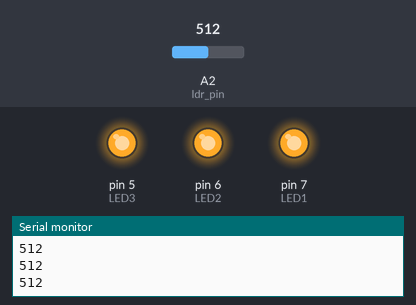
Simulated run of this sketch. Board: Arduino Uno, built with avr-gcc and run on an emulated ATmega328P. On the bench: output pins drawn as LEDs (lit = HIGH), the last lines printed to the serial monitor. The test bench sets the inputs (shaded band); at power-on: A2 (ldr_pin) = 512.

Above: at 1.2 s.
1.3 s: A2 (ldr_pin) set to 289
2.8 s: A2 (ldr_pin) set to 258
At 3.8 s:
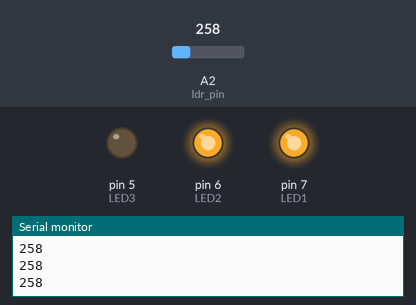
4.3 s: A2 (ldr_pin) set to 240
5.8 s: A2 (ldr_pin) set to 217
At 6.1 s:
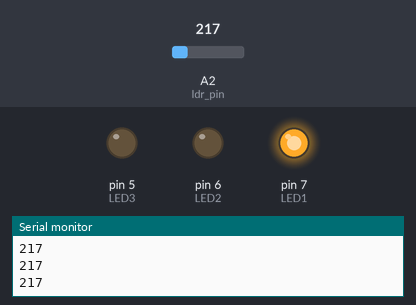
7.3 s: A2 (ldr_pin) set to 187
8.8 s: A2 (ldr_pin) set to 156
At 9.6 s:
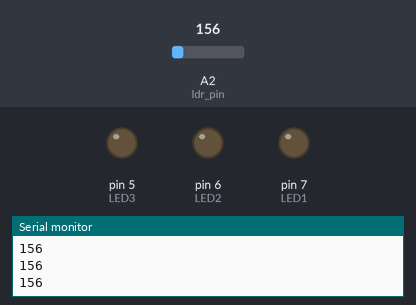
Timing chart, 0 to 11.3 s (numbered marks = the images above; inputs shaded):
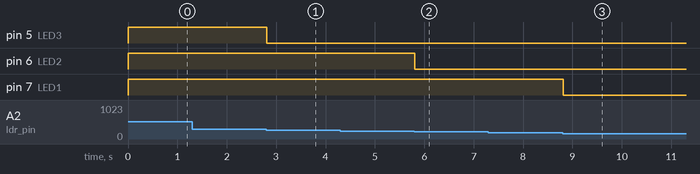

The sketch:

LDR.ino
```cpp
#define ldr_pin A2
#define LED1 7
#define LED2 6
#define LED3 5

int ldr_deger = 0;
void setup() {
   Serial.begin(9600);

   pinMode(LED1,OUTPUT);
   pinMode(LED2,OUTPUT);
   pinMode(LED3,OUTPUT);

}

void loop() {

    ldr_deger = analogRead(ldr_pin);
    Serial.println(ldr_deger);


    if(ldr_deger <175){
      digitalWrite(LED1,LOW);
      digitalWrite(LED2,LOW);
      digitalWrite(LED3,LOW);

    }else if(ldr_deger<225){
      digitalWrite(LED1,HIGH);
      digitalWrite(LED2,LOW);
      digitalWrite(LED3,LOW);
    }else if(ldr_deger<275){
      digitalWrite(LED1,HIGH);
      digitalWrite(LED2,HIGH);
      digitalWrite(LED3,LOW);
    }else{
      digitalWrite(LED1,HIGH);
      digitalWrite(LED2,HIGH);
      digitalWrite(LED3,HIGH);
    }

}
```

Measured:
- the behaviour switches between 275 and 274 on A2 (ldr_pin) (found by bisection; images 0 and 1)
- the behaviour switches between 225 and 224 on A2 (ldr_pin) (found by bisection; images 1 and 2)
- the behaviour switches between 175 and 174 on A2 (ldr_pin) (found by bisection; images 2 and 3)
- after the input at 2.8 s, pin 5 (LED3): HIGH → LOW at once
- after the input at 5.8 s, pin 6 (LED2): HIGH → LOW at once
- after the input at 8.8 s, pin 7 (LED1): HIGH → LOW at once
